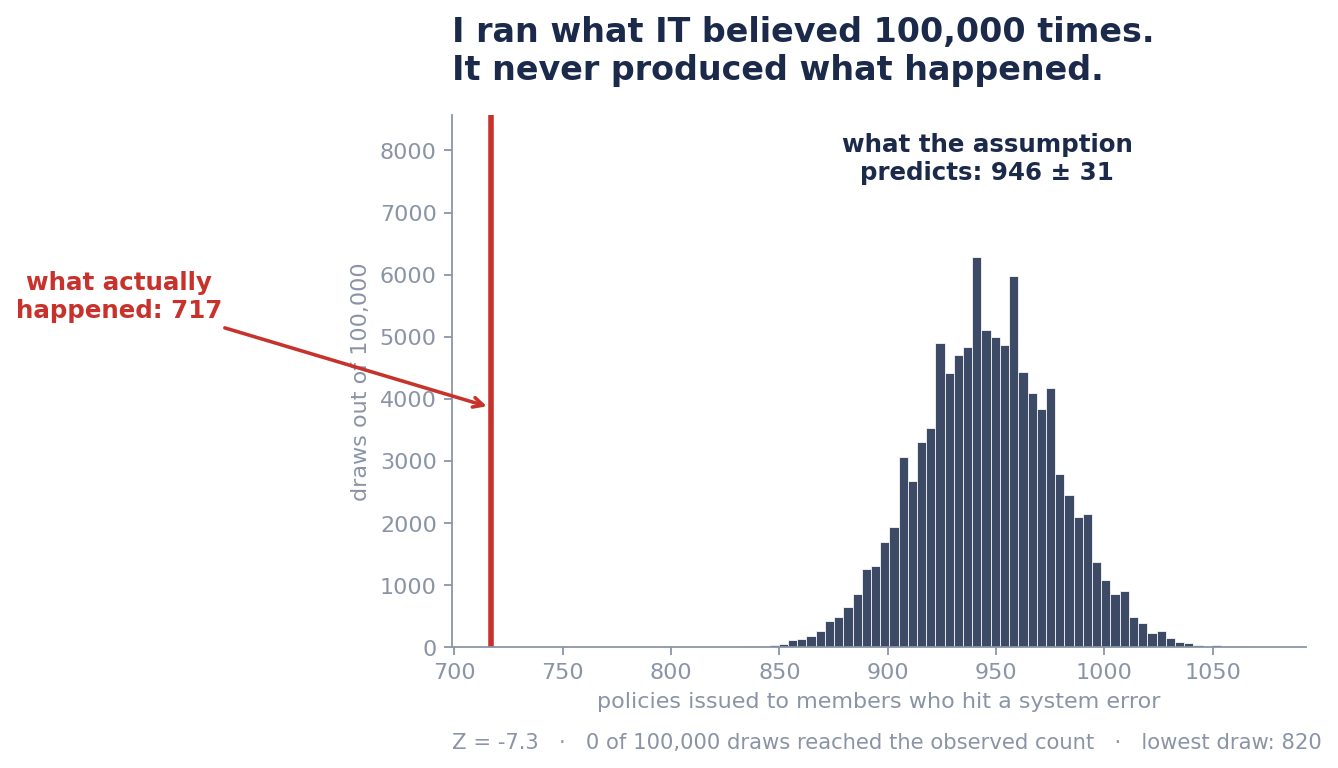

This chart was generated by the following Python code:
"""Figure: the predictive distribution against what actually happened.

Draws the posterior predictive distribution of terminal conversions under the
declared assumption, with the observed count marked. The gap between the two is
the finding.
"""
import inspect
import os

import matplotlib
matplotlib.use("Agg")
import matplotlib.pyplot as plt
import numpy as np
import pandas as pd

from diagnose import ppc, STAGES

# Where files live. Change this one line to move everything.
OUTDIR = r"C:\Users\Owner\OneDrive\Desktop\Git Funnel Project"

# How many times the declared model gets run. Used in the math and the labels.
N_DRAWS = 100_000

NAVY = "#1B2A4A"
RED = "#C8322D"
GREY = "#8A94A6"


def _draws(df, exposure, n_draws=N_DRAWS, seed=1):
    """Re-run the chain, returning the draws themselves rather than a summary."""
    rng = np.random.default_rng(seed)
    exposed = df[exposure] == 1
    ac = df["app_complete"] == 1
    flags = [c for c in ("it_trap", "business_trap") if c in df.columns]
    base_mask = ~df[flags].any(axis=1)

    sub = df[exposed]
    counts = [len(sub)] + [int((sub[s] == 1).sum()) for s in STAGES]
    base = df[ac & base_mask]
    k6, n6 = int(base.issued.sum()), len(base)

    x = np.full(n_draws, counts[0])
    for i in range(5):
        k, n = counts[i + 1], counts[i]
        x = rng.binomial(x, rng.beta(k + 0.5, n - k + 0.5, n_draws))
    return rng.binomial(x, rng.beta(k6 + 0.5, n6 - k6 + 0.5, n_draws))


def _ppc(df, exposure, seed=1, n_draws=N_DRAWS):
    """Call ppc, passing n_draws only if its signature accepts it."""
    if "n_draws" in inspect.signature(ppc).parameters:
        return ppc(df, exposure, seed=seed, n_draws=n_draws)
    return ppc(df, exposure, seed=seed)


def main(csv=None, out=None):
    if csv is None:
        csv = os.path.join(OUTDIR, "funnel_synthetic.csv")
    if out is None:
        out = os.path.join(OUTDIR, "predictive_gap.png")
    os.makedirs(os.path.dirname(out) or ".", exist_ok=True)

    df = pd.read_csv(csv)
    draws = _draws(df, "it_trap")
    res = _ppc(df, "it_trap", seed=1)
    observed = res["observed"]

    # Counted from the draws plotted below, so the caption and the picture agree.
    tail_count = int((draws <= observed).sum())

    fig, ax = plt.subplots(figsize=(9, 5))
    ax.hist(draws, bins=60, color=NAVY, alpha=0.85, edgecolor="white", linewidth=0.4)
    ax.axvline(observed, color=RED, linewidth=2.5)
    ax.set_ylim(0, ax.get_ylim()[1] * 1.30)   # headroom for the callouts

    ax.annotate(f"what actually\nhappened: {observed}",
                xy=(observed, ax.get_ylim()[1] * 0.45),
                xytext=(observed - (draws.mean() - observed) * 0.75,
                        ax.get_ylim()[1] * 0.62),
                color=RED, fontsize=11, fontweight="bold", ha="center",
                arrowprops=dict(arrowstyle="->", color=RED, linewidth=1.6))
    ax.annotate(f"what the assumption\npredicts: {res['predicted']:.0f} \u00b1 {res['sd']:.0f}",
                xy=(draws.mean(), ax.get_ylim()[1] * 0.88),
                color=NAVY, fontsize=11, fontweight="bold", ha="center")

    ax.set_title(f"I ran what IT believed {N_DRAWS:,} times.\nIt never produced what happened.",
                 fontsize=15, fontweight="bold", color=NAVY, loc="left", pad=16)
    ax.set_xlabel("policies issued to members who hit a system error", color=GREY)
    ax.set_ylabel(f"draws out of {N_DRAWS:,}", color=GREY)
    ax.text(0.0, -0.19,
            f"Z = {res['z']:+.1f}   \u00b7   {tail_count} of {N_DRAWS:,} draws reached the observed count"
            f"   \u00b7   lowest draw: {draws.min()}",
            transform=ax.transAxes, fontsize=9.5, color=GREY)

    for side in ("top", "right"):
        ax.spines[side].set_visible(False)
    for side in ("left", "bottom"):
        ax.spines[side].set_color(GREY)
    ax.tick_params(colors=GREY)

    fig.tight_layout()
    fig.savefig(out, dpi=160, bbox_inches="tight")
    plt.close(fig)
    print(f"wrote {out}  (observed={observed}, predicted={res['predicted']:.0f}, "
          f"Z={res['z']:+.2f}, tail={tail_count}/{N_DRAWS:,})")


if __name__ == "__main__":
    main()
